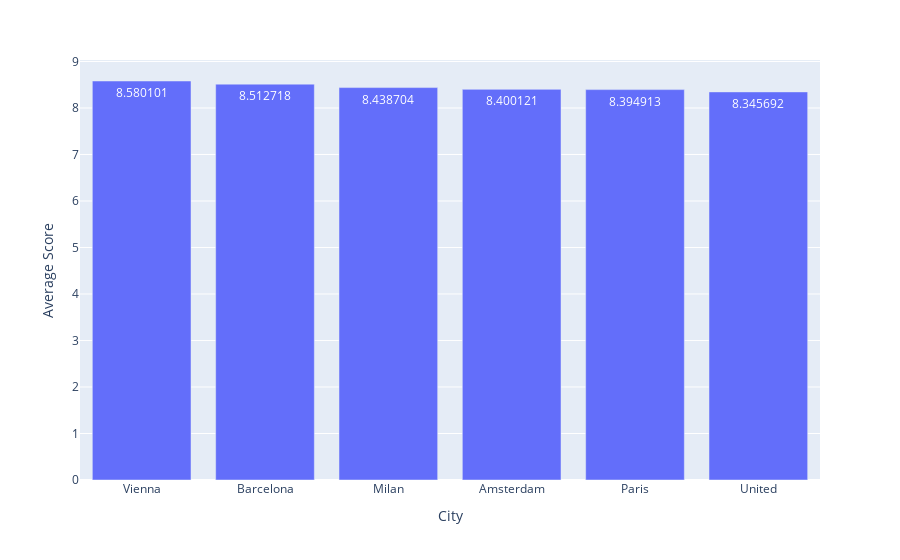

Here is the notebook cell this chart was saved with:
### Code cell
px.bar(df.groupby('City')['Average Score'].mean().reset_index().sort_values(by='Average Score',ascending=False),
             x='City', y='Average Score',
             text_auto=True)

### Figure 1 — Plotly figure (JSON) as saved in the notebook; plotly's stock layout.template omitted (floating-point values rounded to 4 significant figures)
{"data": [{"hovertemplate": "City=%{x}<br>Average Score=%{y}<extra></extra>", "legendgroup": "", "marker": {"color": "#636efa", "pattern": {"shape": ""}}, "name": "", "orientation": "v", "showlegend": false, "textposition": "auto", "texttemplate": "%{y}", "type": "bar", "x": ["Vienna", "Barcelona", "Milan", "Amsterdam", "Paris", "United"], "xaxis": "x", "y": [8.58, 8.513, 8.439, 8.4, 8.395, 8.346], "yaxis": "y"}], "layout": {"barmode": "relative", "legend": {"tracegroupgap": 0}, "margin": {"t": 60}, "xaxis": {"anchor": "y", "domain": [0, 1], "title": {"text": "City"}}, "yaxis": {"anchor": "x", "domain": [0, 1], "title": {"text": "Average Score"}}}}
